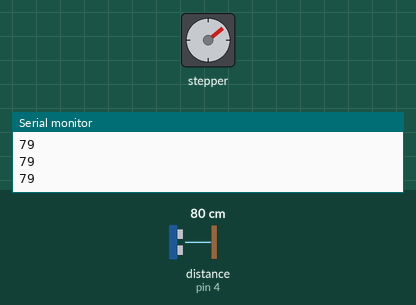
Simulated run of this sketch. Board: Arduino Uno, built with avr-gcc and run on an emulated ATmega328P. Parts: stepper motor, the last lines printed to the serial monitor. Wiring (inferred from the names in the program): ultrasonic range finder: trigger pin 2; echo pin 4. The inputs (shaded band) are chosen by the test bench; at power-on: distance to the obstacle (sensor on pin 4) 80 cm. The echo pulse lasts 58.3 µs per cm; stepper angles assume 2048 steps per turn.

Above: at 1.2 s.
1.3 s: distance to the obstacle (sensor on pin 4) set to 2 cm
At 1.9 s:
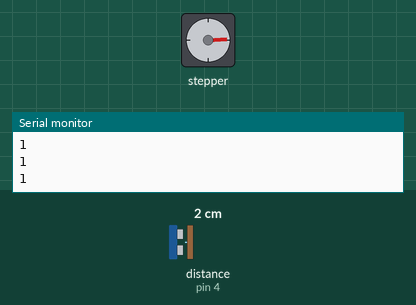
3.0 s: distance to the obstacle (sensor on pin 4) set to 9 cm
4.5 s: distance to the obstacle (sensor on pin 4) set to 12 cm
At 4.95 s:
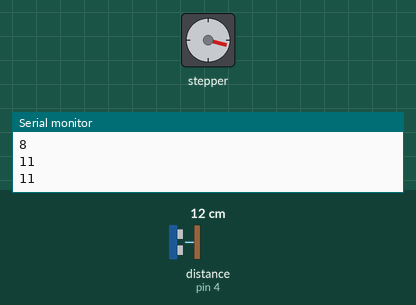
7.5 s: distance to the obstacle (sensor on pin 4) set to 4 cm
At 8.9 s:
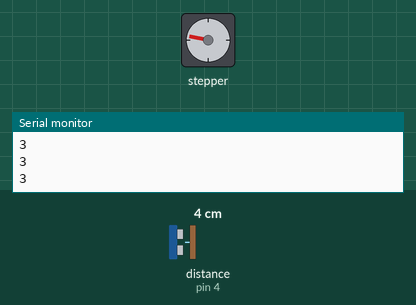
9.2 s: distance to the obstacle (sensor on pin 4) set to 18 cm
At 9.94 s:
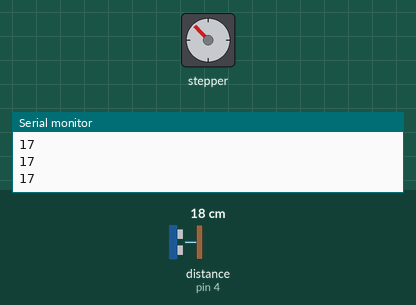
12.2 s: distance to the obstacle (sensor on pin 4) set to 7 cm
At 12.9 s:
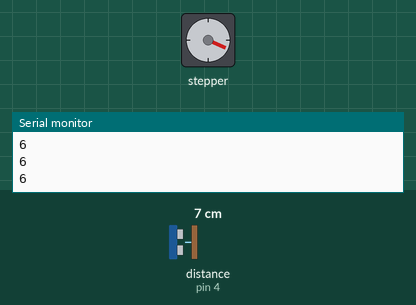
Timing chart, 0 to 14.9 s (numbered marks = the images above; inputs shaded):
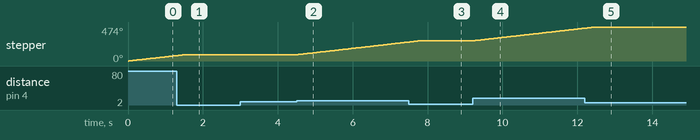

The sketch:

ULTRASONIC.ino
```cpp
int TRIG = 2;
int ECO = 4;
int DURACION;
int DISTANCIA;

#include <Stepper.h>
Stepper motor (2048, 21, 18, 19, 5);


void setup() {
  // put your setup code here, to run once:
  pinMode(TRIG, OUTPUT);
  pinMode(ECO, INPUT);
  motor.setSpeed(10);
  Serial.begin(9600);
}

void loop() {
  // put your main code here, to run repeatedly:
  digitalWrite(TRIG, HIGH);
  delay(1);
  digitalWrite(TRIG, LOW);
  DURACION = pulseIn(ECO, HIGH);
  DISTANCIA = DURACION / 58.2;
  Serial.println(DISTANCIA);

  if (DISTANCIA >= 10)
  {
    motor.step(100);

  }
}
```

Measured:
- the behaviour switches between 10 and 11 cm on distance to the obstacle (sensor on pin 4) (found by bisection; images 1 and 2)
- after the input at 1.3 s, stepper: goes on until 1.5 s, then stays 87°
- after the input at 4.5 s, stepper: keeps turning clockwise at about 59°/s, starting at once
- after the input at 7.5 s, stepper: goes on until 7.8 s, then stays 281°
- after the input at 9.2 s, stepper: keeps turning clockwise at about 59°/s, starting at once
- after the input at 12.2 s, stepper: goes on until 12.5 s, then stays 474°
- by itself, stepper: keeps turning clockwise at about 60°/s
